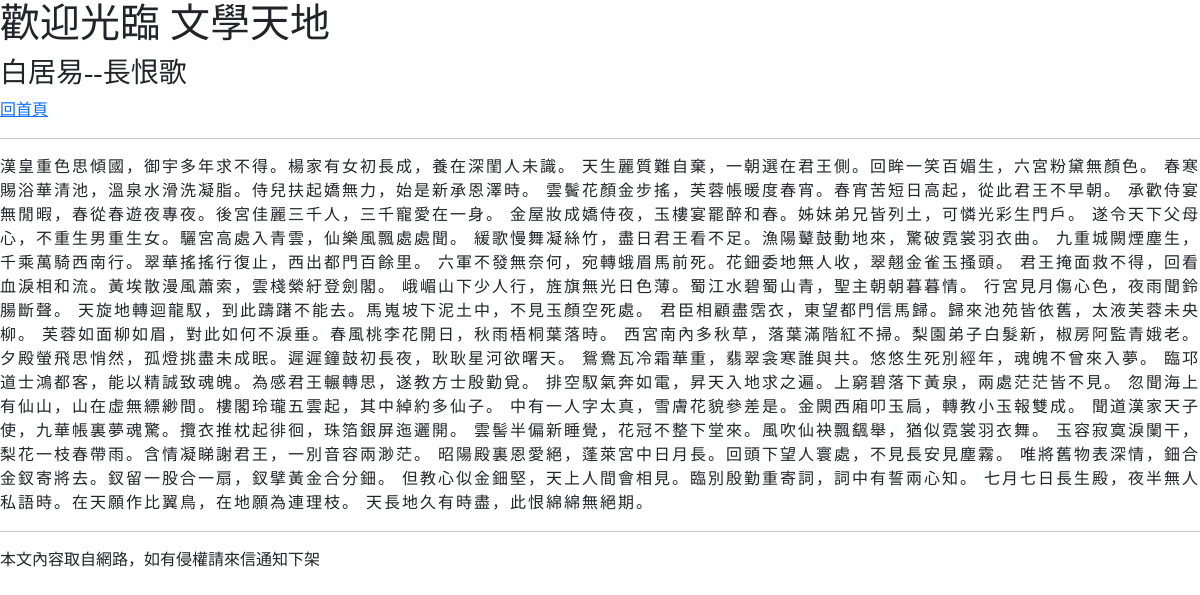
Page /post/test01/ on the committed database.
### mainsite/models.py (models this page shows, shortened)
class Post(models.Model):
    title = models.CharField(max_length=200)
    slug = models.CharField(max_length=200)
    body = models.TextField()
    pub_date = models.DateTimeField(default=timezone.now)
    class Meta:
        ordering = ('-pub_date',)

### mainsite/views.py (the view)
# urls.py: path('post/<slug:slug>/', showpost)
def showpost(request, slug):
    try:
        post = Post.objects.get(slug=slug)
        if post != None:
            return render(request, 'post.html', locals())
    except:
        return redirect('/')

### templates/post.html (shortened to what this page needs)
{% extends 'base.html' %}
{% block headmessage %}
    <h3 style="font-family:微軟正黑體;">{{ post.title }}</h3>
    <a style="font-family:微軟正黑體;" href="/">回首頁</a>
{% endblock %}
{% block content %}
    <p style="font-family:微軟正黑體;font-size:12pt;letter-spacing: 2px;">
        {{ post.body }}
    </p>
{% endblock %}

### rows in the picture
Post: title "白居易--長恨歌", body "漢皇重色思傾國，御宇多年求不得。楊家有女初長成，養在深閨人未識。 天生麗質難自棄，一朝選在君王側。回眸一笑百媚生，六宮粉黛無顏色。 春寒賜浴華清池，溫泉水滑洗凝脂。侍兒扶起嬌無力，始是新承恩澤時。 雲鬢花顏金步搖，芙蓉帳暖度春宵。春宵苦短日高起，從此君王不早朝。 承歡侍宴無閒暇，春從春遊夜專夜。後宮佳麗三千人，三千寵愛在一身。 金屋妝成嬌侍夜，玉樓宴罷醉和春。姊妹弟兄皆列土，可憐光彩生門戶。 遂令天下父母心，不重生男重生女。驪宮高處入青雲，仙樂風飄處處聞。 緩歌慢舞凝絲竹，盡日君王看不足。漁陽鼙鼓動地來，驚破霓裳羽衣曲。 九重城闕煙塵生，千乘萬騎西南行。翠華搖搖行復止，西出都門百餘里。 六軍不發無奈何，宛轉蛾眉馬前死。花鈿委地無人收，翠翹金雀玉搔頭。 君王掩面救不得，回看血淚相和流。黃埃散漫風蕭索，雲棧縈紆登劍閣。 峨嵋山下少人行，旌旗無光日色薄。蜀江水碧蜀山青，聖主朝朝暮暮情。 行宮見月傷心色，夜雨聞鈴腸斷聲。 天旋地轉迴龍馭，到此躊躇不能去。馬嵬坡下泥土中，不見玉顏空死處。 君臣相顧盡霑衣，東望都門信馬歸。歸來池苑皆依舊，太液芙蓉未央柳。 芙蓉如面柳如眉，對此如何不淚垂。春風桃李花開日，秋雨梧桐葉落時。 西宮南內多秋草，落葉滿階紅不掃。梨園弟子白髮新，椒房阿監青娥老。 夕殿螢飛思悄然，孤燈挑盡未成眠。遲遲鐘鼓初長夜，耿耿星河欲曙天。 鴛鴦瓦冷霜華重，翡翠衾寒誰與共。悠悠生死別經年，魂魄不曾來入夢。 臨邛道士鴻都客，能以精誠致魂魄。為感君王輾轉思，遂教方士殷勤覓。 排空馭氣奔如電，昇天入地求之遍。上窮碧落下黃泉，兩處茫茫皆不見。…"
